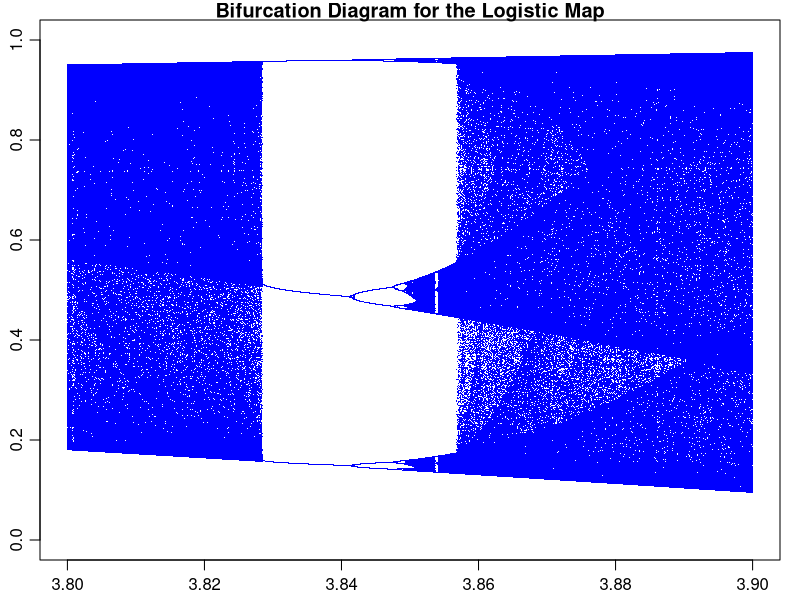

Write R code to recreate this figure.
# Generate bifurcation plot
n <- 500
m <- 300
rvals <- seq(3.8, 3.9, length.out = 5000)
xvals <- runif(length(rvals))
par(mar = c(2, 2, 1, 1), mgp = c(2, 0.7, 0))
plot(NA, xlim = c(3.8, 3.9), ylim = c(0, 1), xlab = "r", ylab = expression(x[t]), 
     main = "Bifurcation Diagram for the Logistic Map")
logistic <- function(r, x) {
  r * x * (1 - x)
}

for (i in 1:n) {
  xvals <- logistic(rvals, xvals)
  if (i > n - m) {
    points(rvals, xvals, col = "blue", pch = ".", cex = 0.2)
  }
}

plot_time_series <- function(r, n) {
  x <- runif(1)
  xvals <- numeric(n)
  rvals <- rep(r, n)
  for (i in 1:n) {
    x <- logistic(r, x)
    xvals[i] <- x
  }
  plot(xvals, type = "l", xlab = "Time", ylab = expression(x[t]), 
       main = paste("Time Series for r =", r))
}
